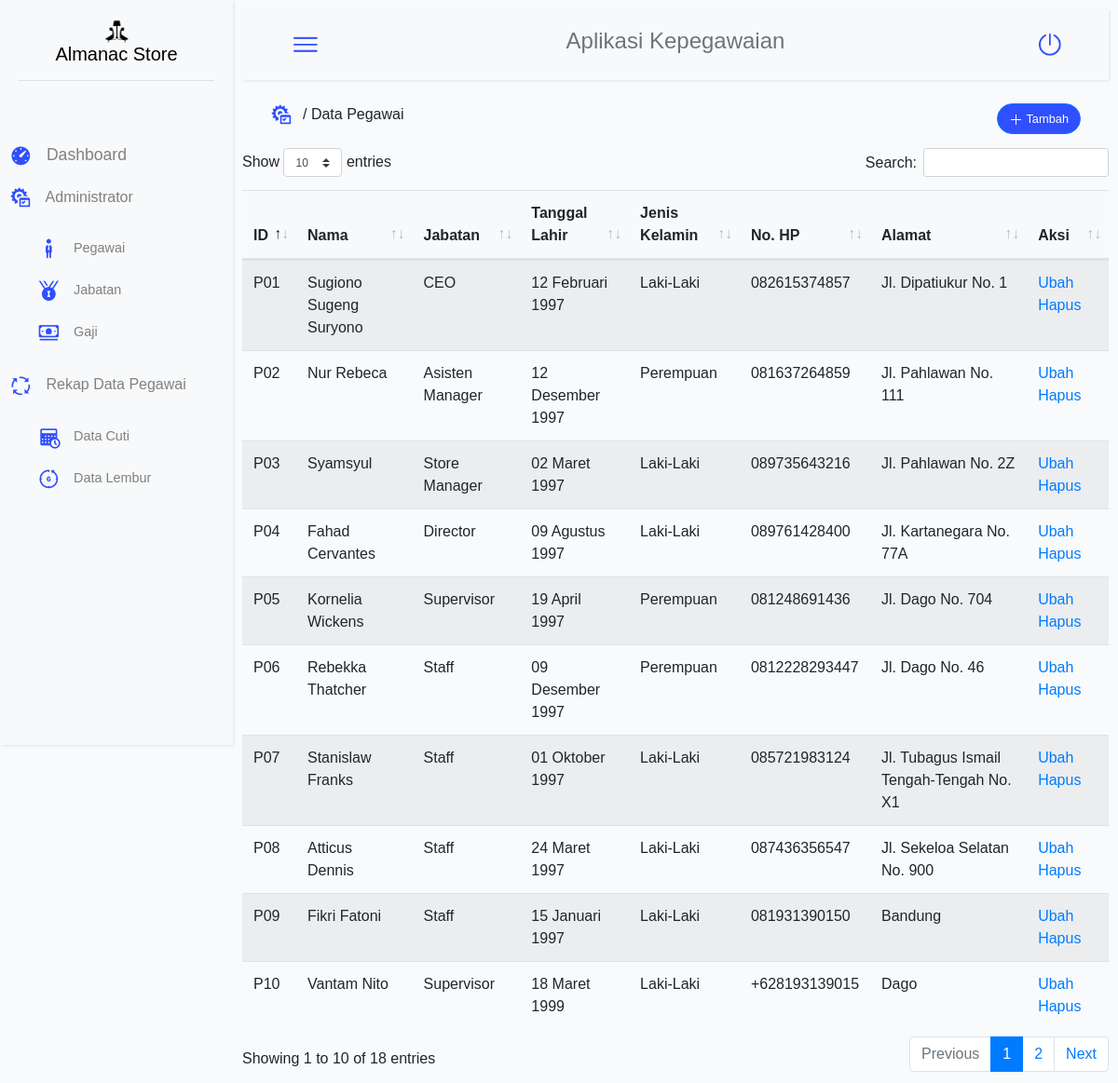
The app's page /view/pegawai.php (signed in) with its own data.
### tables this page shows
CREATE TABLE `pegawai` (
  `id_pegawai` varchar(5) NOT NULL,
  `id_jabatan` varchar(5) NOT NULL,
  `nama_pegawai` varchar(30) NOT NULL,
  `tanggal_lahir` date NOT NULL,
  `jenis_kelamin` varchar(15) NOT NULL,
  `no_hp` varchar(13) NOT NULL,
  `email` varchar(30) NOT NULL,
  `alamat` text NOT NULL
);

CREATE TABLE `jabatan` (
  `id_jabatan` varchar(5) NOT NULL,
  `nama_jabatan` varchar(15) NOT NULL,
  `gaji_jabatan` int(11) NOT NULL
);

### view/pegawai.php (the view, shortened to what this page needs)
<?php
    require "../config/conn_db.php";
    include "../header.php";
?>
	<div class="container-fluid">
            <div class="row" style="padding: 15px;">
                <div class="col">
                    <img class="icn-20" src="../asset/icons/icons8_Administrative_Tools_50px.png">/ Data Pegawai
                </div>
                <div class="col">
                </div>
                <div class="col">
                    <div class="text-right">
                    <button type="button" class="btn btn-primary btn-rounded" data-toggle="modal" data-target="#addData">
                            <div class="small"><img src="../asset/icons/icons8_Plus_Math_24px.png" class="icn-15"> Tambah</div>
                        </button></div>
                </div>
            </div>
        <div class="row">
            <div class="table-responsive">
            <table class="table table-striped" id="tables" style="width:100%;">
            	<thead class="bg-light" >
            		<tr>
            			<th>ID</th>
            			<th>Nama</th>
            			<th>Jabatan</th>
                        <th>Tanggal Lahir</th>
                        <th>Jenis Kelamin</th>
                        <th>No. HP</th>
            			<th>Alamat</th>
                        <th>Aksi</th>
            		</tr>
            		<tbody>
                    <?php
                        $selectPegawai = "SELECT id_pegawai, pegawai.id_jabatan, nama_jabatan, nama_pegawai, tanggal_lahir, jenis_kelamin, no_hp, email, alamat FROM pegawai, jabatan WHERE pegawai.id_jabatan=jabatan.id_jabatan";
                        $getPegawai = mysqli_query($conn, $selectPegawai);
                        function tanggal_indo($tanggal)
                        {
                            $bulan = array (1 =>   'Januari',
                                        'Februari',
                                        'Maret',
                                        'April',
                                        'Mei',
                                        'Juni',
                                        'Juli',
                                        'Agustus',
                                        'September',
                                        'Oktober',
                                        'November',
                                        'Desember'
                                    );
                            $split = explode('-', $tanggal);
                            return $split[2] . ' ' . $bulan[ (int)$split[1] ] . ' ' . $split[0];
                        }
                        while ($fetchPegawai = mysqli_fetch_array($getPegawai)) { ?>
                            <tr>
                                <td><?= $fetchPegawai["id_pegawai"] ?></td>
                                <td><?= $fetchPegawai["nama_pegawai"] ?></td>
                                <td><?= $fetchPegawai["nama_jabatan"] ?></td>
                                <td><?= tanggal_indo($fetchPegawai["tanggal_lahir"]); ?></td>
                                <td><?= $fetchPegawai["jenis_kelamin"] ?></td>
                                <td><?= $fetchPegawai["no_hp"] ?></td>
                                <td><?= $fetchPegawai["alamat"] ?></td>
                                <td><a data-toggle="modal" href="#ubahdata<?= $fetchPegawai['id_pegawai'] ?>"> Ubah </a>
                                    <a data-toggle="modal" href="#hapusdata<?= $fetchPegawai['id_pegawai'] ?>"> Hapus </a>
                                </td>
                            </tr>
                        <?php } ?>
            		</tbody>
            	</thead>
            </table>
        </div>
    </div>
</div>
<?php
    include"../footer.php";
?>

### asset/css/style1.css (style rules this page uses)
.bg { background: #f9fafc; font-family: 'Robot', sans-serif; }
.icn-15 { height: 15px; width: 15px; }
.icn-20 { height: 25px; width: 25px; margin-right: 10px; }
.btn-rounded { border-radius: 25px; }

### records on screen
pegawai: id_pegawai "P01", nama_pegawai "Sugiono Sugeng Suryono", id_jabatan.nama_jabatan "CEO", tanggal_lahir "12 Februari 1997", jenis_kelamin "Laki-Laki", no_hp "082615374857", alamat "Jl. Dipatiukur No. 1"
pegawai: id_pegawai "P02", nama_pegawai "Nur Rebeca", id_jabatan.nama_jabatan "Asisten Manager", tanggal_lahir "12 Desember 1997", jenis_kelamin "Perempuan", no_hp "081637264859", alamat "Jl. Pahlawan No. 111"
pegawai: id_pegawai "P03", nama_pegawai "Syamsyul", id_jabatan.nama_jabatan "Store Manager", tanggal_lahir "02 Maret 1997", jenis_kelamin "Laki-Laki", no_hp "089735643216", alamat "Jl. Pahlawan No. 2Z"
pegawai: id_pegawai "P04", nama_pegawai "Fahad Cervantes", id_jabatan.nama_jabatan "Director", tanggal_lahir "09 Agustus 1997", jenis_kelamin "Laki-Laki", no_hp "089761428400", alamat "Jl. Kartanegara No. 77A"
pegawai: id_pegawai "P05", nama_pegawai "Kornelia Wickens", id_jabatan.nama_jabatan "Supervisor", tanggal_lahir "19 April 1997", jenis_kelamin "Perempuan", no_hp "081248691436", alamat "Jl. Dago No. 704"
pegawai: id_pegawai "P06", nama_pegawai "Rebekka Thatcher", id_jabatan.nama_jabatan "Staff", tanggal_lahir "09 Desember 1997", jenis_kelamin "Perempuan", no_hp "0812228293447", alamat "Jl. Dago No. 46"
pegawai: id_pegawai "P07", nama_pegawai "Stanislaw Franks", id_jabatan.nama_jabatan "Staff", tanggal_lahir "01 Oktober 1997", jenis_kelamin "Laki-Laki", no_hp "085721983124", alamat "Jl. Tubagus Ismail Tengah-Tengah No. X1"
pegawai: id_pegawai "P08", nama_pegawai "Atticus Dennis", id_jabatan.nama_jabatan "Staff", tanggal_lahir "24 Maret 1997", jenis_kelamin "Laki-Laki", no_hp "087436356547", alamat "Jl. Sekeloa Selatan No. 900"
pegawai: id_pegawai "P09", nama_pegawai "Fikri Fatoni", id_jabatan.nama_jabatan "Staff", tanggal_lahir "15 Januari 1997", jenis_kelamin "Laki-Laki", no_hp "081931390150", alamat "Bandung"
pegawai: id_pegawai "P10", nama_pegawai "Vantam Nito", id_jabatan.nama_jabatan "Supervisor", tanggal_lahir "18 Maret 1999", jenis_kelamin "Laki-Laki", no_hp "+628193139015", alamat "Dago"
